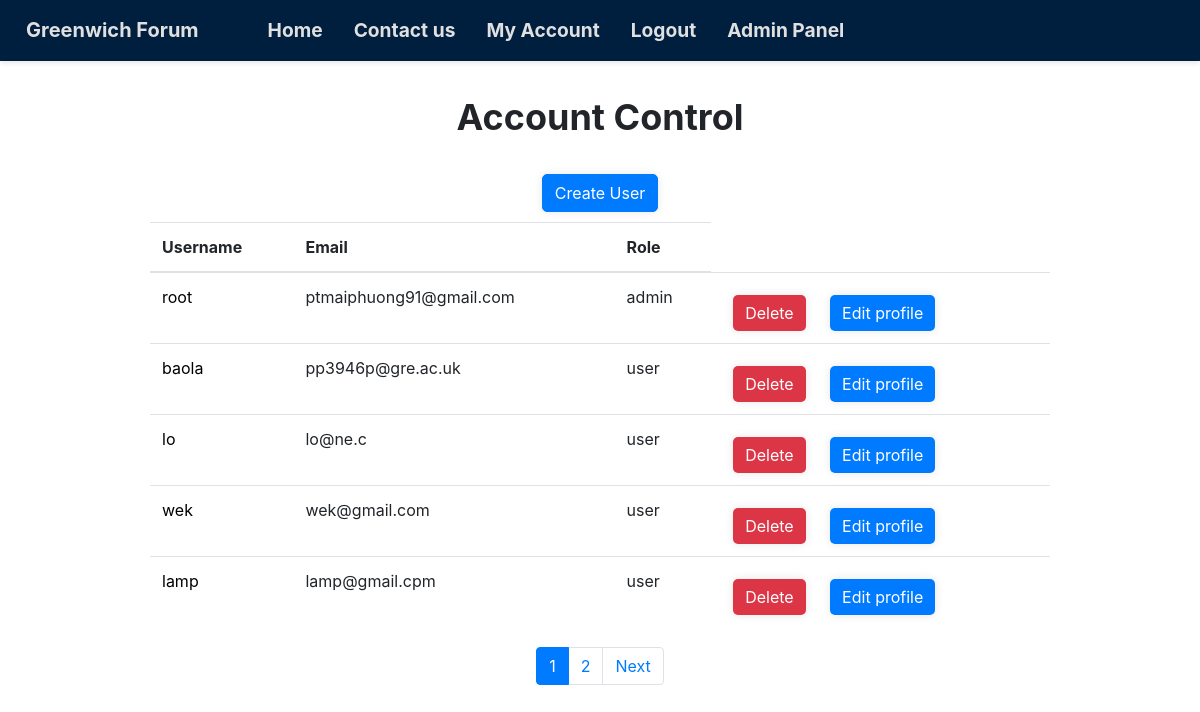
Page /admin/accounts.php (signed in) on the committed database.
### tables this page shows
CREATE TABLE `users` (
  `user_id` int(11) NOT NULL,
  `username` varchar(255) NOT NULL,
  `about` text DEFAULT NULL,
  `email` varchar(255) NOT NULL,
  `password` varchar(255) NOT NULL,
  `profile_picture` varchar(255) DEFAULT NULL,
  `role` enum('admin','user') NOT NULL
);

### admin/accounts.php (the view, shortened to what this page needs)
<?php
require dirname(__DIR__) . "/modules/module_functions.php";
$results_per_page = 5;
$query = "SELECT COUNT(*) as total FROM users";
$stmt = $db->prepare($query);
$stmt->execute();
$total_results = $stmt->fetch(PDO::FETCH_ASSOC)["total"];
$total_pages = ceil($total_results / $results_per_page);
$current_page = isset($_GET["page"]) ? $_GET["page"] : 1;
$offset = ($current_page - 1) * $results_per_page;
$query = "SELECT * FROM users LIMIT :offset, :results_per_page";
$stmt = $db->prepare($query);
$stmt->bindParam(":offset", $offset, PDO::PARAM_INT);
$stmt->bindParam(":results_per_page", $results_per_page, PDO::PARAM_INT);
$stmt->execute();
$users = $stmt->fetchAll(PDO::FETCH_ASSOC);
?>
<!DOCTYPE html>
<html lang="en">
<head>
</head>
<body>
    <main>
        <div class="page-name">
            <strong>Account Control</strong>
        </div>
        <div class="text-center">
            <button class="btn btn-primary">
                <a href="../admin/create_user.php">Create User</a>
            </button>
        </div>
        <table class="table">
            <thead>
                <tr>
                    <th>Username</th>
                    <th>Email</th>
                    <th>Role</th>
                </tr>
            </thead>
            <tbody>
                <?php foreach ($users as $user): ?>
                    <tr>
                        <td>
                            <a href="../user/profile.php?user_id=<?php echo $user["user_id"]; ?>">
                                <?= $user["username"] ?>
                            </a>
                        </td>
                        <td>
                            <?= $user["email"] ?>
                        </td>
                        <td>
                            <?= $user["role"] ?>
                        </td>
                        <td>
                            <form method="post" action="../auth/delete_user.php?user_id=<?php echo $user["user_id"]; ?>">
                                <button type="submit" class="btn btn-danger" name="delete_user_btn">Delete</button>
                                <a class="btn btn-primary"
                                    href="../user/edit_profile.php?user_id=<?php echo $user['user_id']; ?>">Edit
                                    profile</a>
                            </form>
                        </td>
                    </tr>
                <?php endforeach; ?>
            </tbody>
        </table>
        <div class="pagination justify-content-center">
            <ul class="pagination">
                <?php for ($i = 1; $i <= $total_pages; $i++): ?>
                    <?php if ($i == $current_page): ?>
                        <li class="page-item active">
                            <span class="page-link">
                                <?php echo $i; ?>
                            </span>
                        </li>
                    <?php else: ?>
                        <li class="page-item">
                            <a class="page-link" href="?page=<?php echo $i; ?>">
                                <?php echo $i; ?>
                            </a>
                        </li>
                    <?php endif; ?>
                <?php endfor; ?>
                <?php if ($current_page < $total_pages): ?>
                    <li class="page-item">
                        <a class="page-link" href="?page=<?php echo $current_page + 1; ?>">Next</a>
                    </li>
                <?php endif; ?>
            </ul>
        </div>
    </main>
</html>

### css/style.css (style rules this page uses)
.page-name { font-size: 36px; margin-top: 10px; margin-bottom: 20px; text-align: center; }
.btn a { color: white; }
li a { color: #000; text-decoration: none; }
.try .btn, .btn { box-shadow: 0 0 10px rgba(0, 0, 0, 0.1); border-radius: 5px; margin-inline: 10px; margin-top: 10px; }
a { color: #000; text-decoration: none; }
.table, .email { width: 75%; margin: 10px auto; }
form .btn { border: none; }
main { margin-top: 90px; }
.pagination { margin-top: 10px; }

### rows in the picture
users: username "root", email "ptmaiphuong91@gmail.com", role "admin"
users: username "baola", email "pp3946p@gre.ac.uk", role "user"
users: username "lo", email "lo@ne.c", role "user"
users: username "wek", email "wek@gmail.com", role "user"
users: username "lamp", email "lamp@gmail.cpm", role "user"
